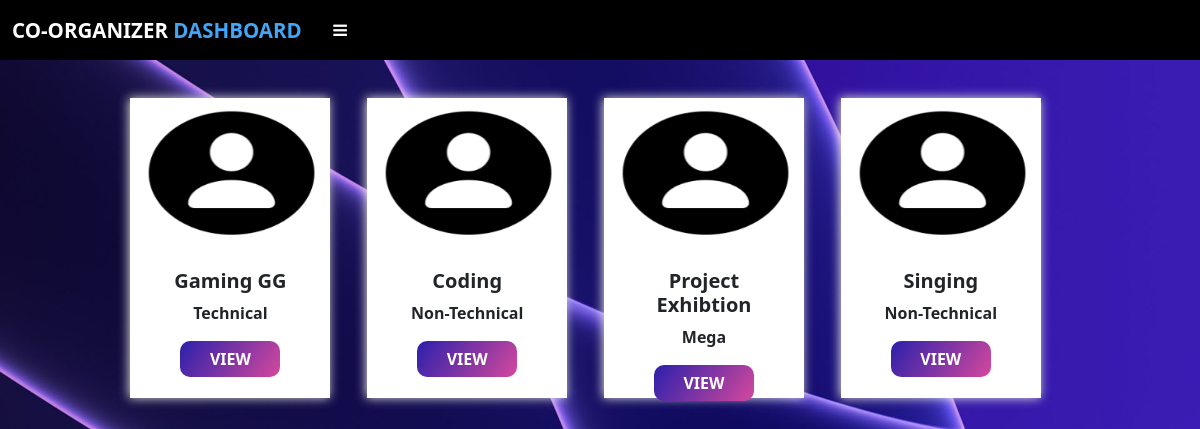
Screenshot of /coOrganizer_view_event (signed in) with the database file from the repository.
### app.py (models this page shows, shortened)
class Event(db.Model):
    id = db.Column(db.Integer,primary_key=True)
    name = db.Column(db.String(50),nullable=False)
    description = db.Column(db.String(255),nullable=False)
    date = db.Column(db.String(50), nullable=False)
    time = db.Column(db.String(50), nullable=False)
    category = db.Column(db.String(50),nullable=False)
    coorg_mail = db.Column(db.String(80),db.ForeignKey('coorganizer.email'))
    org_id = db.Column(db.Integer,db.ForeignKey('organizer.id'))
    participant_id=db.relationship('Participant',cascade="all,delete",backref='participants')
    judge_event_id=db.relationship('Judge',cascade="all,delete",backref='ownersj')
    part_event_id=db.relationship('Plist',cascade="all,delete",backref='ownersjp')

### app.py (the view)
@app.route("/coOrganizer_view_event")
def coOrganizer_view_event():
    if 'coorganizer' in session:
        events = Event.query.filter_by(coorg_mail=session['coorganizer_email'])
        return render_template('coOrganizer_view_event.html',data=events)
    else:
        flash("Session Expired","error")
        return redirect(url_for('coOrganizer_log'))

### templates/coOrganizer_view_event.html (shortened to what this page needs)
{% extends "coOrganizer_layout.html" %}
{% block head %} {{ super() }}
{% endblock %}
{% block content %} {% if data %}
<div class="row row-cols-md-5 g-2 text-center mx-2" id="container" style="margin-top: 30px; ">
  {% for i in data %}
  <form action="/coOrganizer_event_page/{{i['id']}}" method="POST">
    <div class="col" style="padding: 0px; margin:0px">
        <img
          src="../static/face.png"
          height="155px"
          width="105px"
          class="card-img-top"
          alt="candidate_logo"
        />
        <div class="card-body">
          <h5 class="card-title fw-bolder">{{i['name']}}</h5>
          <p class="card-text fw-bold">{{i['category']}}</p>
          <div class="text-center">
            <button class="btn btttn fw-bold" id="viewBtn" type="submit">VIEW</button>
        </div>
      </div>
    </div>
  </form>
  {% endfor %}{% else %}
  <h2 class="text-center mt-5 fw-bold text-uppercase">
    No Events Assigned To You
  </h2>
  {% endif %}
</div>
{% endblock %}

### templates/coOrganizer_view_event.html (style rules this page uses)
body { background-image: url("../static/background.avif"); background-repeat: no-repeat; background-size: cover; }
.col { width: 200px; height: 300px; box-shadow: -1px 0px 10px rgb(225, 224, 224); margin-left: 50px; padding: 0px; background-color: white; }
#viewBtn { width: 100px; border-radius: 10px; border: 0px; background: url("static/back1.jpg") no-repeat; background-position: center; background-size: cover; color: white; text-decoration: none; }
#container { display: flex; flex-direction: row; justify-content: center; align-items: center; }

### templates/coOrganizer_layout.html (style rules this page uses)
body { font-family: "Roboto" sans-serif; background-color: #f2f3f4; }
* { margin: 0; padding: 0; text-decoration: none; list-style: none; }

### rows the page displays
Event: name "Gaming GG", category "Technical"
Event: name "Coding", category "Non-Technical"
Event: name "Project Exhibtion", category "Mega"
Event: name "Singing", category "Non-Technical"
